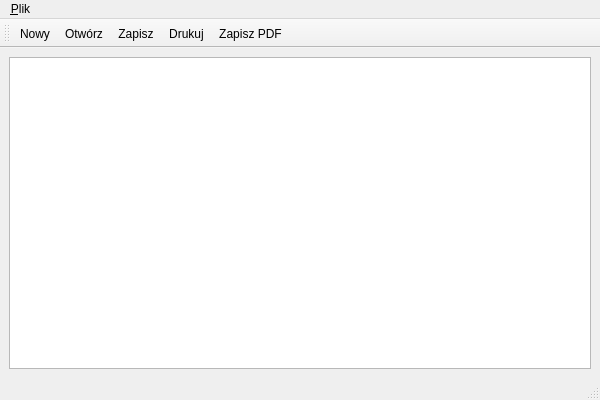
<ui version="4.0" >
 <class>Window</class>
 <widget class="QMainWindow" name="Window" >
  <property name="geometry" >
   <rect>
    <x>0</x>
    <y>0</y>
    <width>600</width>
    <height>400</height>
   </rect>
  </property>
  <property name="windowTitle" >
   <string>Edytor tekstu - QtDesigner</string>
  </property>
  <property name="windowIcon" >
   <iconset resource="mywindow.qrc" >:/images/qt.png</iconset>
  </property>
  <widget class="QWidget" name="centralwidget" >
   <property name="enabled" >
    <bool>true</bool>
   </property>
   <layout class="QVBoxLayout" >
    <item>
     <widget class="QTextEdit" name="textEdit" />
    </item>
   </layout>
  </widget>
  <widget class="QMenuBar" name="menubar" >
   <property name="geometry" >
    <rect>
     <x>0</x>
     <y>0</y>
     <width>600</width>
     <height>23</height>
    </rect>
   </property>
   <widget class="QMenu" name="fileMenu" >
    <property name="title" >
     <string>&amp;Plik</string>
    </property>
    <addaction name="fileMenuNew" />
    <addaction name="fileMenuOpen" />
    <addaction name="fileMenuSave" />
    <addaction name="fileMenuSaveAs" />
    <addaction name="fileMenuSavePDF" />
    <addaction name="fileMenuPrint" />
    <addaction name="separator" />
    <addaction name="fileMenuQuit" />
   </widget>
   <addaction name="fileMenu" />
  </widget>
  <widget class="QStatusBar" name="statusBar" >
   <property name="statusTip" >
    <string/>
   </property>
  </widget>
  <widget class="QToolBar" name="toolBar" >
   <property name="windowTitle" >
    <string>toolBar</string>
   </property>
   <attribute name="toolBarArea" >
    <enum>TopToolBarArea</enum>
   </attribute>
   <attribute name="toolBarBreak" >
    <bool>false</bool>
   </attribute>
   <addaction name="fileMenuNew" />
   <addaction name="fileMenuOpen" />
   <addaction name="fileMenuSave" />
   <addaction name="fileMenuPrint" />
   <addaction name="fileMenuSavePDF" />
  </widget>
  <action name="fileMenuNew" >
   <property name="icon" >
    <iconset resource="mywindow.qrc" >:/images/new.png</iconset>
   </property>
   <property name="text" >
    <string>&amp;Nowy</string>
   </property>
   <property name="statusTip" >
    <string>Tworzy nowy plik</string>
   </property>
   <property name="shortcut" >
    <string>Ctrl+N</string>
   </property>
  </action>
  <action name="fileMenuOpen" >
   <property name="icon" >
    <iconset resource="mywindow.qrc" >:/images/open.png</iconset>
   </property>
   <property name="text" >
    <string>Otwórz</string>
   </property>
   <property name="statusTip" >
    <string>Odczytuje plik</string>
   </property>
   <property name="shortcut" >
    <string>Ctrl+O</string>
   </property>
  </action>
  <action name="fileMenuSave" >
   <property name="icon" >
    <iconset resource="mywindow.qrc" >:/images/save.png</iconset>
   </property>
   <property name="text" >
    <string>Zapisz</string>
   </property>
   <property name="statusTip" >
    <string>Zapisuje bieżące zmiany</string>
   </property>
  </action>
  <action name="fileMenuSaveAs" >
   <property name="text" >
    <string>Zapisz jako</string>
   </property>
   <property name="statusTip" >
    <string>Zapisuje jako nowy plik</string>
   </property>
  </action>
  <action name="fileMenuQuit" >
   <property name="text" >
    <string>Wyjście</string>
   </property>
   <property name="statusTip" >
    <string>Zakończenie działania programu</string>
   </property>
  </action>
  <action name="fileMenuPrint" >
   <property name="icon" >
    <iconset resource="mywindow.qrc" >:/images/print.png</iconset>
   </property>
   <property name="text" >
    <string>Drukuj</string>
   </property>
   <property name="statusTip" >
    <string>Drukuje plik</string>
   </property>
  </action>
  <action name="fileMenuSavePDF" >
   <property name="icon" >
    <iconset resource="mywindow.qrc" >:/images/exportpdf.png</iconset>
   </property>
   <property name="text" >
    <string>Zapisz PDF</string>
   </property>
   <property name="toolTip" >
    <string>Zapisz plik PDF</string>
   </property>
  </action>
 </widget>
 <resources>
  <include location="mywindow.qrc" />
 </resources>
 <connections/>
</ui>
